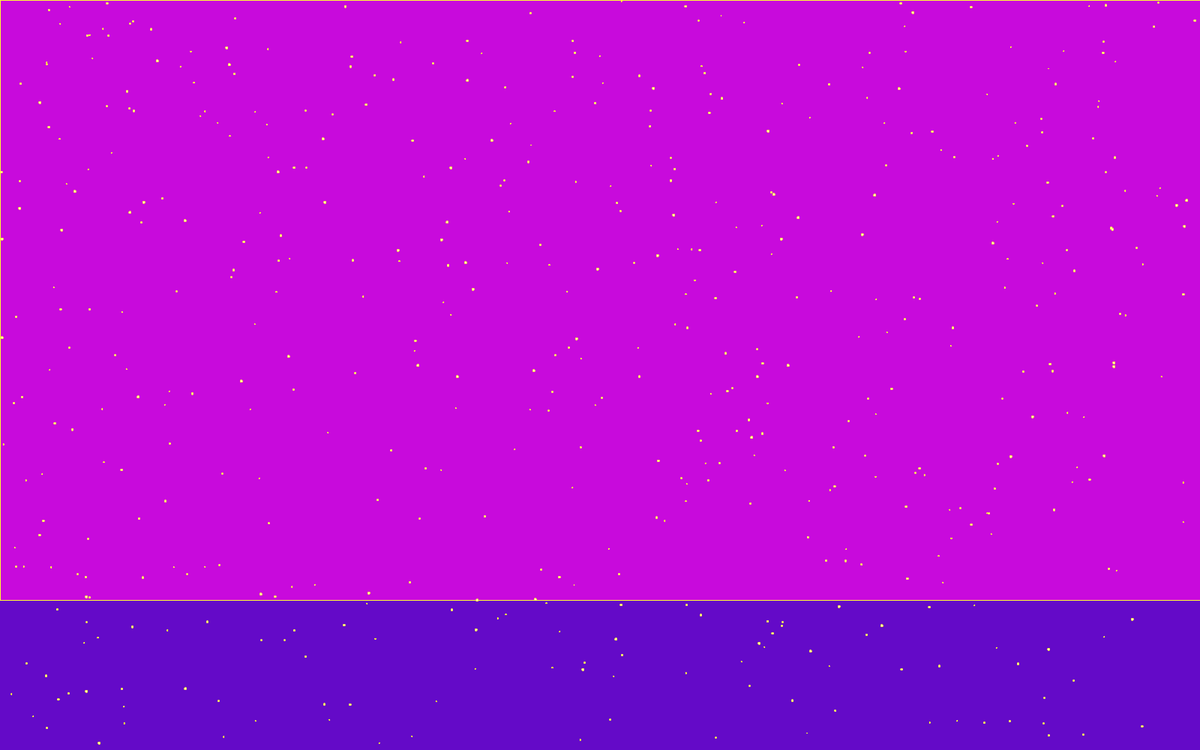
Frame 1 (no input)
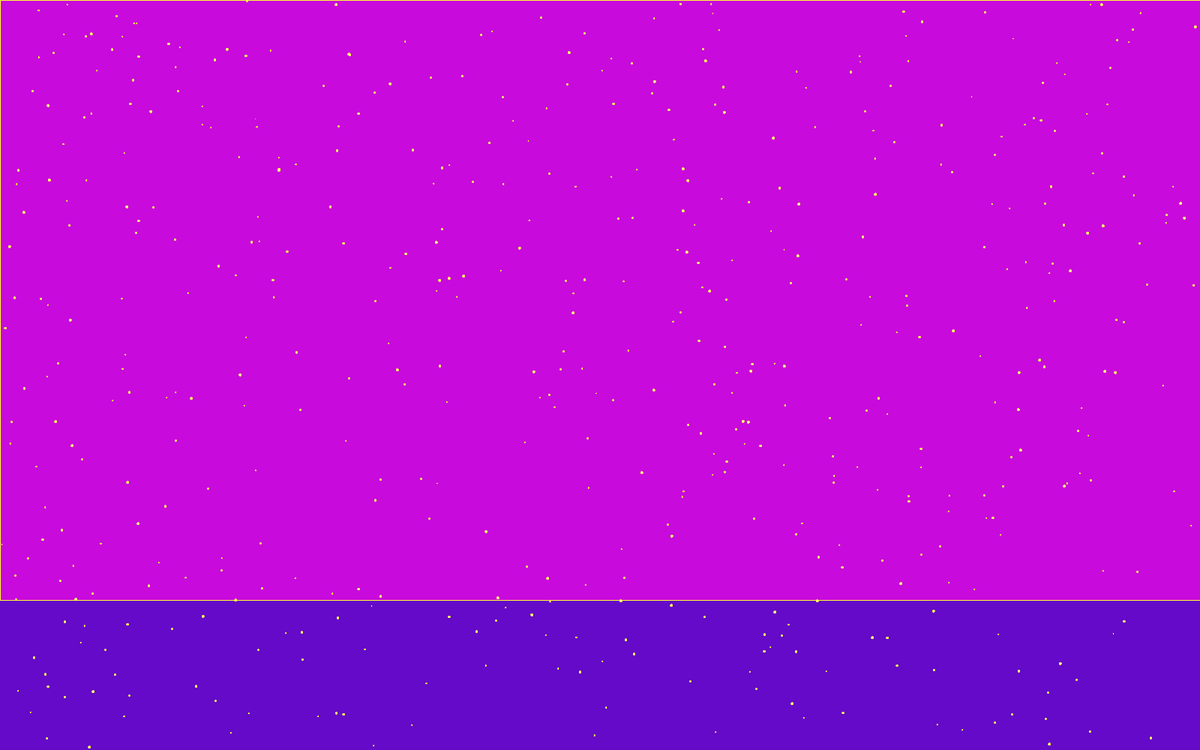
Frame 60 (the mouse pressed at the canvas centre just before this capture)
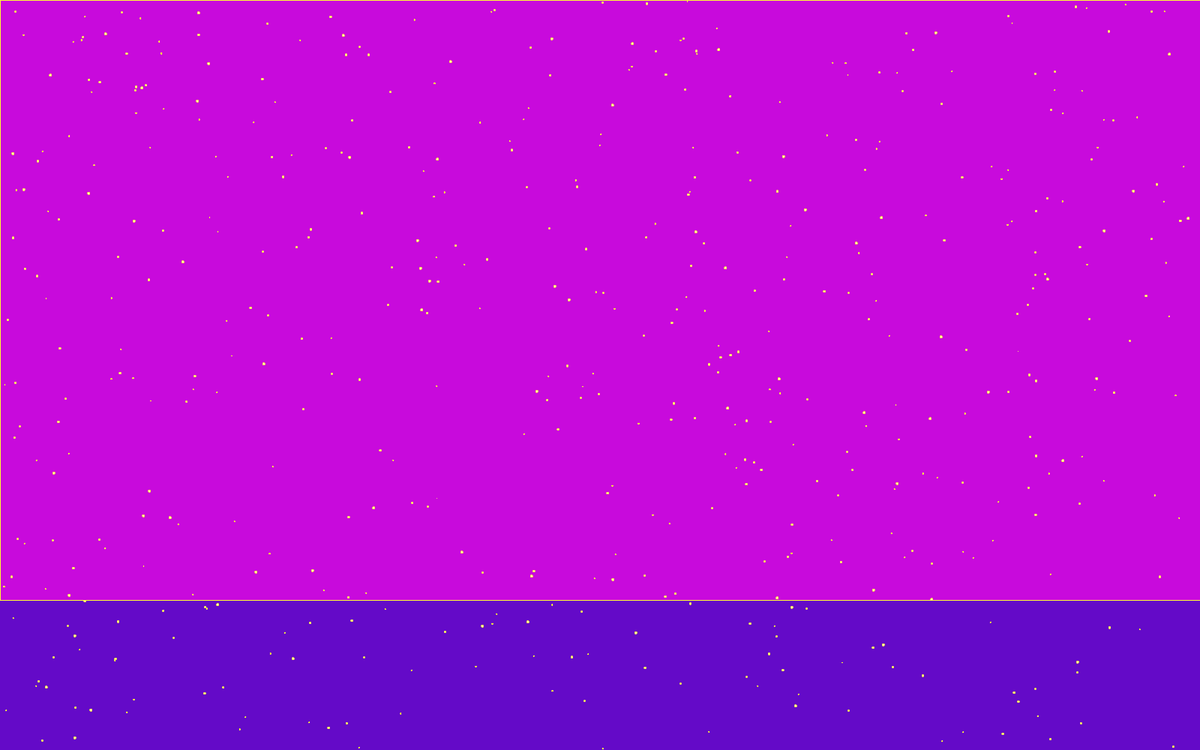
Frame 120 (the mouse held since frame 60 and released just before this capture)

The Processing sketch that drew these frames (run headless with seeded random() and noise(); from frame 60 on, the mouse is pressed at the canvas centre):

// Processing sketch: phys_engine
// ── phys_engine.pde
Circle[] c1;
void setup()
{
  frameRate(60);
  size(1600,1000);
  
  c1=new Circle[500];
  //creating n number f circles
  for (int i=0;i<c1.length;i++)
  {
    c1[i]=new Circle
    (
      random(1,width-5),
      random(1,height-5),
      random(0.7,3)      
    );
  }
  
  stroke(255,255,50);
}
// draw function executes the incstuctions each frame
void draw()
{
  background(100,10,200);
  
  push();
  fill(200,10,220);
  rect(0,0,width,300+height*0.5);  
  pop();
  
  for (Circle c:c1)
  { 
      //apply friction if is on ground
      if(isOnGround(c))     
        {
          c.applyForce(Friction(c.velocity.copy(),0.03));
        }
      //a[[ly drag froce depending on the medium the circles are traverlling in
      if(isInFluid(c))
      {
        c.applyForce(Drag(c.velocity,0.05));
      }
      else
      {
        c.applyForce(Drag(c.velocity,0.001));
      }
      //applu random wind 
      c.applyForce(Wind(c.mass,0.1,new PVector(random(-1,1),random(-1,1))));
      //c.applyForce(Gravity(c.mass,0.2));
      c.show();
      
    
      if(keyPressed)
      {
        keypresses(c);
      }
  }    
}

// ── base_obj_class.pde
class Obj
{
  //every object has a location, velocity ,mass and acceleration as its properties
  PVector location=new PVector(0,0);
  PVector velocity=new PVector(0,0);
  PVector acceleration=new PVector(0,0);
  float mass=1;
  //constructors
  Obj(PVector p1)
  {
    this.location=p1;
  }
  Obj(PVector p1,float m)
  {
    this.location=p1;
    this.mass=m;
  }
  //getter functions
  PVector getlocation()
  {
    return this.location;
  }
  PVector getvelocity()
  {
    return this.velocity;
  }
  PVector getacceleration()
  {
    return this.acceleration;
  }
  float getmass()
  {
    return mass;
  }
}

// ── circle_class.pde
// a circle
class Circle extends Obj
{
  float radius;
  //circle's constructor
  Circle(float x,float y,float r)
  {
    super(new PVector(x,y));
    this.radius=r;
  }
  Circle(float x,float y,float r,float m)
  {
    super(new PVector(x,y),m);
    this.radius=r;
  }
  //creating a circle on screen. Delegates this to the inbuile circle class of processing
  void create()
  {
    circle(this.getlocation().x,this.getlocation().y,this.radius);
  }
  //change the location of the circle
  void move()
  {
    this.getvelocity().add(this.getacceleration());
    this.getlocation().add(this.getvelocity());
    
  }
  // bound the circle withing the screen can be reused
  void constraints()
  {
    
    if((this.getlocation().x+this.radius)>width)
    {
       this.getlocation().x=width-this.radius;
       this.getvelocity().x*=-1;
    }
    
    if((this.getlocation().x-this.radius)<=0)
    {
      this.getlocation().x=this.radius;
      this.getvelocity().x*=-1;
    }
    
    if ((this.getlocation().y+this.radius)>height)
    {
      this.getlocation().y=height-this.radius;
      this.getvelocity().y*=-1;
    }
    
    if((this.getlocation().y-radius)<=0)
    {
      this.getlocation().y=this.radius;
      this.getvelocity().y*=-1;
    }
  }
  
  void show()
  {

  this.create();
  this.move();
  this.constraints();
  this.getacceleration().mult(0);  
  }
  //apply force function gethers all forces and calculates acceleration of the circle
  //i.e Newton's second law with mass!
  void applyForce(PVector f)
  {  
    this.getacceleration().add(PVector.div(f,this.getmass()));
  }
}

// ── collisions.pde
boolean isInFluid(Circle c)
{
return c.location.y>(300+height*0.5);
}
boolean isOnGround(Circle c)
{
  return c.location.y==(height-c.radius);
}

// ── drag.pde
PVector Drag(PVector velocity,float cons)
{
  PVector drag=velocity.copy();
  drag.normalize();
  float speed=velocity.mag();
  return drag.mult(-cons*speed*speed);
  
}

// ── friction.pde
//this method is dependent on Circle class
PVector Friction(PVector velocity,float coefficientOfFriction)
{     
    return velocity.normalize().mult(-coefficientOfFriction);    
}

// ── gravity.pde

PVector Gravity(float mass,float gravStrength,boolean down)
{
  PVector Gravity;
  if(down) {Gravity=new PVector(0,gravStrength);}
  
  else    { Gravity=new PVector(0,-gravStrength);}
return Gravity.mult(mass);
}

PVector Gravity(float mass,float gravStrength)
{
PVector Gravity=new PVector(0,gravStrength);
return Gravity.mult(mass);
}

// ── movements.pde

void keypresses(Circle c)
{
  if(key=='d')
  {
    c.applyForce(new PVector(2,0));
  }
  if(key=='s')
  {
    c.applyForce(new PVector(0,2));
  }
  if(key=='a')
  {
    c.applyForce(new PVector(-2,0));
  }
  if(key=='w')
  {
    c.applyForce(new PVector(0,-2));
  }
}
  

// ── wind.pde
//applied wind gravity and friction
/////////////////////////////////////////////////////////
PVector Wind(float mass,float windSpeed,PVector windDirection)
{
  return windDirection.mult(windSpeed).div(mass);
  
  
}
///////////////////////////////////////////

/////////////////////////////////////////

///////////////////////////////////

////////////////////////////////////
